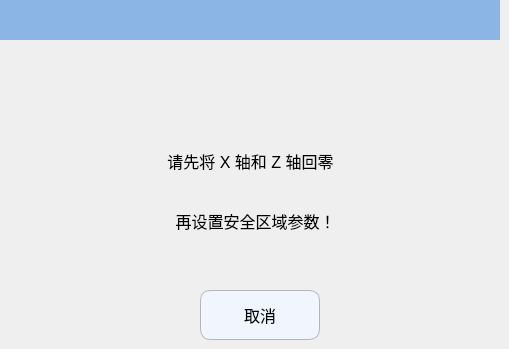
   <widget class="QWidget" name="page_5">
    <widget class="QLabel" name="label_tip2_2">
     <property name="geometry">
      <rect>
       <x>110</x>
       <y>200</y>
       <width>291</width>
       <height>41</height>
      </rect>
     </property>
     <property name="font">
      <font>
       <pointsize>12</pointsize>
      </font>
     </property>
     <property name="text">
      <string>再设置安全区域参数！</string>
     </property>
     <property name="alignment">
      <set>Qt::AlignCenter</set>
     </property>
    </widget>
    <widget class="QLabel" name="label_tip1_3">
     <property name="geometry">
      <rect>
       <x>120</x>
       <y>140</y>
       <width>261</width>
       <height>41</height>
      </rect>
     </property>
     <property name="font">
      <font>
       <pointsize>12</pointsize>
      </font>
     </property>
     <property name="text">
      <string>请先将 X 轴和 Z 轴回零</string>
     </property>
     <property name="alignment">
      <set>Qt::AlignCenter</set>
     </property>
    </widget>
    <widget class="QLabel" name="label_30">
     <property name="geometry">
      <rect>
       <x>0</x>
       <y>0</y>
       <width>500</width>
       <height>40</height>
      </rect>
     </property>
     <property name="minimumSize">
      <size>
       <width>500</width>
       <height>40</height>
      </size>
     </property>
     <property name="maximumSize">
      <size>
       <width>500</width>
       <height>30</height>
      </size>
     </property>
     <property name="font">
      <font>
       <pointsize>16</pointsize>
      </font>
     </property>
     <property name="styleSheet">
      <string notr="true">QLabel{background-color:#8BB5E5;}</string>
     </property>
     <property name="text">
      <string/>
     </property>
     <property name="alignment">
      <set>Qt::AlignCenter</set>
     </property>
    </widget>
    <widget class="QLabel" name="label_31">
     <property name="geometry">
      <rect>
       <x>230</x>
       <y>70</y>
       <width>40</width>
       <height>40</height>
      </rect>
     </property>
     <property name="minimumSize">
      <size>
       <width>40</width>
       <height>40</height>
      </size>
     </property>
     <property name="maximumSize">
      <size>
       <width>40</width>
       <height>40</height>
      </size>
     </property>
     <property name="text">
      <string/>
     </property>
     <property name="pixmap">
      <pixmap resource="../resource.qrc">:/RunPage/runpage_images/alarm.png</pixmap>
     </property>
    </widget>
    <widget class="QPushButton" name="Btn_reSetSafeAreaCancel">
     <property name="geometry">
      <rect>
       <x>200</x>
       <y>290</y>
       <width>120</width>
       <height>50</height>
      </rect>
     </property>
     <property name="minimumSize">
      <size>
       <width>120</width>
       <height>50</height>
      </size>
     </property>
     <property name="maximumSize">
      <size>
       <width>120</width>
       <height>50</height>
      </size>
     </property>
     <property name="font">
      <font>
       <pointsize>12</pointsize>
      </font>
     </property>
     <property name="styleSheet">
      <string notr="true">QPushButton
{
    background-color:#F1F5FE;
    border-style:solid; /*边框风格*/
    border-width:1px;/*边框宽度*/
    border-color:#B4B6BC; /*边框颜色*/
    border-radius:10px; /*边框倒角*/
}
QPushButton:pressed
{
    border-style:outset; /*边框风格*/
    background-color:qlineargradient(x1: 0, y1: 0, x2: 0, y2: 1, stop:0 #00befa, stop: 1 #0160ea);/*背景色*/
    border-width:1px;/*边框宽度*/
    border-color:#0055ff; /*边框颜色*/
    border-radius:10px; /*边框倒角*/
}</string>
     </property>
     <property name="text">
      <string>取消</string>
     </property>
     <property name="icon">
      <iconset resource="../resource.qrc">
       <normaloff>:/ManualPage/manualpage_images/cancel.png</normaloff>:/ManualPage/manualpage_images/cancel.png</iconset>
     </property>
     <property name="iconSize">
      <size>
       <width>30</width>
       <height>30</height>
      </size>
     </property>
    </widget>
   </widget>
